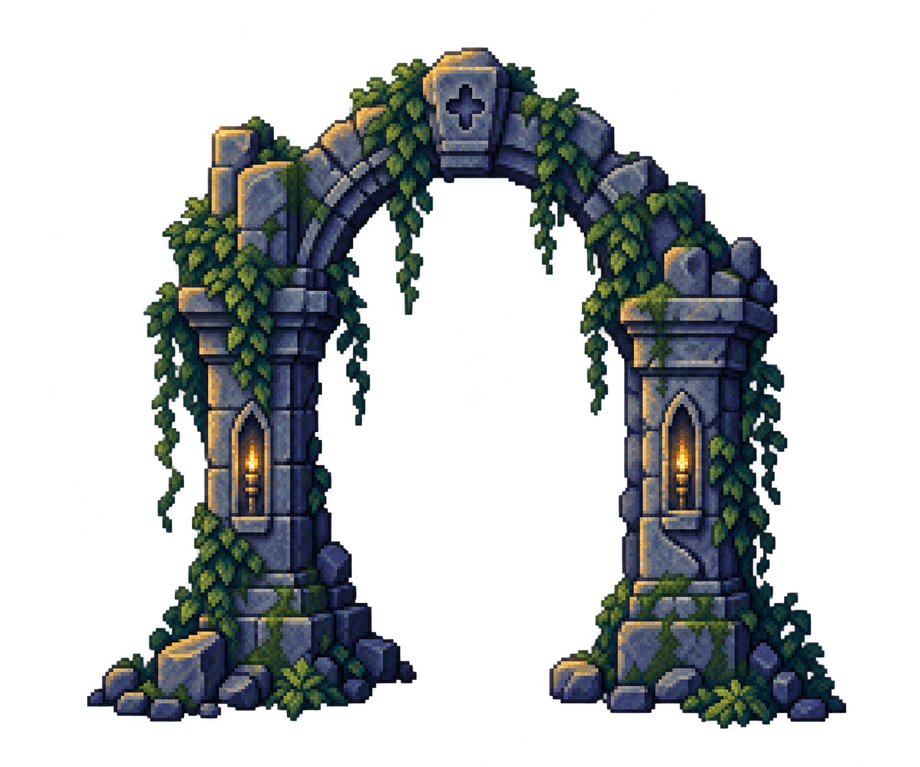
#> input picture assets/raw/arch.png, 920 x 767 px, shrunk from 1374 x 1145 before the run
$ python pixelize.py ../assets/raw/arch.png ../assets/raw/boss_moth.png
#> lines starting #> are read from the running program, lines starting #| are printed output that depends on the picture
"""Snap AI-generated 'pixel art' back onto its true pixel grid.

usage: pixelize.py in.png out.png [--opaque] [--size WIDTH | --h HEIGHT]
"""
import sys
import numpy as np
from PIL import Image


def edge_signal(rgb, axis):
    d = np.abs(np.diff(rgb, axis=axis)).sum(axis=2)
    return d.sum(axis=1 - axis)


def best_grid(sig):
    s = sig - sig.mean()
    n = len(s)
    ac = np.array([np.dot(s[:-l], s[l:]) / (n - l) for l in range(1, min(120, n // 3))])
    cand = [l for l in range(4, len(ac)) if ac[l - 1] > ac[l - 2] and ac[l - 1] >= ac[l]]
    if not cand:
        return None
    top = max(ac[l - 1] for l in cand)
    k0 = next(l for l in cand if ac[l - 1] > 0.5 * top)
    best = (-1, k0, 0)
    for k in np.arange(k0 - 1.0, k0 + 1.0, 0.02):
        for ph in np.arange(0, k, 0.5):
            idx = np.round(np.arange(ph, n - 1, k)).astype(int)
            idx = idx[idx < n]
            score = sig[idx].mean()
            if score > best[0]:
                best = (score, k, ph)
    return best[1], best[2]


def sample(img, kx, px, ky, py):
    h, w = img.shape[:2]
    xs = np.arange(px - kx, w, kx)
    ys = np.arange(py - ky, h, ky)
    out = np.zeros((len(ys) - 1, len(xs) - 1, img.shape[2]), np.uint8)
    for j in range(len(ys) - 1):
        for i in range(len(xs) - 1):
            x0, x1 = xs[i] + kx * 0.25, xs[i + 1] - kx * 0.25
            y0, y1 = ys[j] + ky * 0.25, ys[j + 1] - ky * 0.25
            x0, y0 = max(int(x0), 0), max(int(y0), 0)
            x1, y1 = min(max(int(x1), x0 + 1), w), min(max(int(y1), y0 + 1), h)
            if x0 >= w or y0 >= h:
                continue
            out[j, i] = np.median(img[y0:y1, x0:x1].reshape(-1, img.shape[2]), axis=0)
    return out


def main():
    src, dst = sys.argv[1], sys.argv[2]
    opaque = "--opaque" in sys.argv
    size = int(sys.argv[sys.argv.index("--size") + 1]) if "--size" in sys.argv else None
    tall = int(sys.argv[sys.argv.index("--h") + 1]) if "--h" in sys.argv else None
    im = Image.open(src).convert("RGBA")
#> im is the input picture: PIL image 920x767 RGBA; mean R, G, B, A 18, 22, 23, 83.1
    a = np.array(im)
    if not opaque:
        ys, xs = np.where(a[:, :, 3] > 40)
        a = a[max(ys.min() - 4, 0): ys.max() + 5, max(xs.min() - 4, 0): xs.max() + 5]
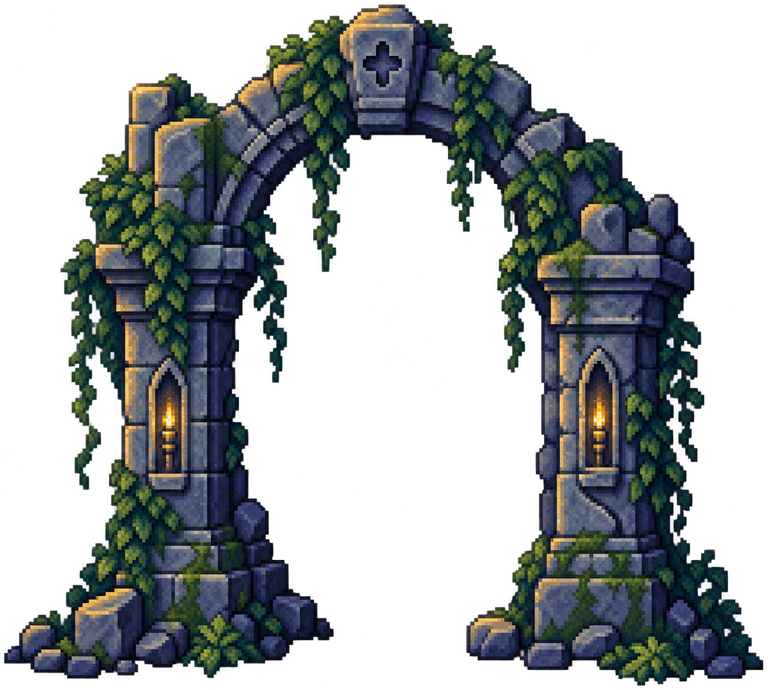
#> a: shape (690, 768, 4); mean R, G, B, A 24, 29.3, 30.6, 110.7; transparent parts drawn white
    rgb = a[:, :, :3].astype(np.int32)
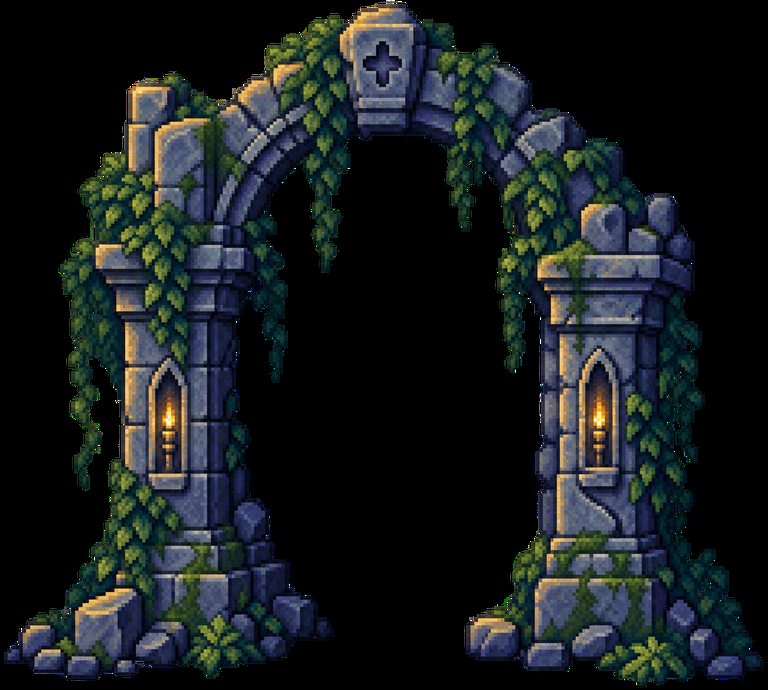
#> rgb: shape (690, 768, 3) int32; mean R, G, B 24, 29.3, 30.6
    gx, gy = best_grid(edge_signal(rgb, 1)), best_grid(edge_signal(rgb, 0))
#> in edge_signal, `d = np.abs(np.diff(rgb, axis=axis)).sum(axis=2)`:
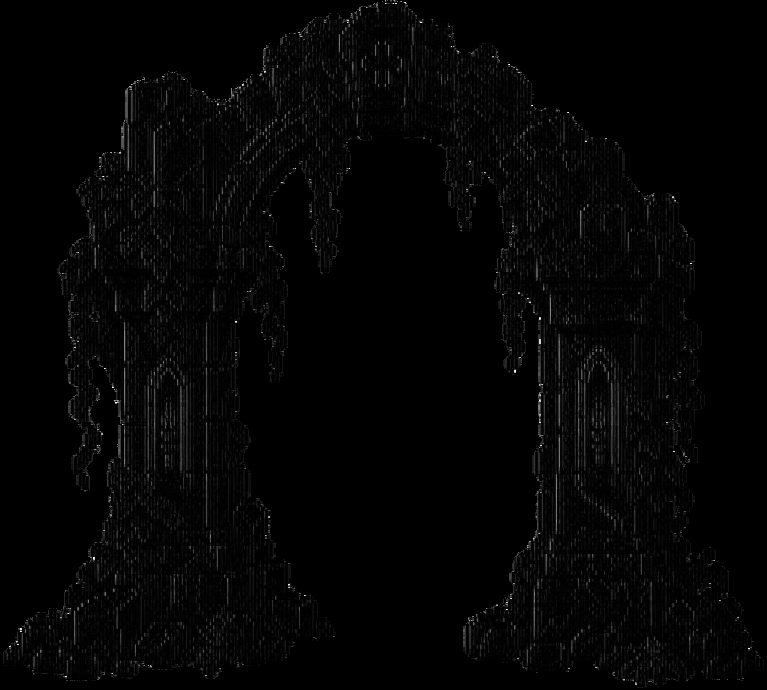
#> d: shape (690, 767) int64; min 0, max 765, mean 14; drawn with min black and max white
#> in best_grid, `s = sig - sig.mean()`: s = 767 values, max 58118.5 at index 124, min -9641.5 at index 0, mean 4.55e-13
#> in best_grid, `n = len(s)`: n = 767
#> in best_grid, `ac = np.array([np.dot(s[:-l], s[l:]) / (n - l) for l in range(1, min(1..`: ac = 119 values, max 54446401.6 at index 2, min -16202404.4 at index 116, mean 12345598
#> in best_grid, `cand = [l for l in range(4, len(ac)) if ac[l - 1] > ac[l - 2] and ac[l..`: cand = 35 values from 7 to 118
#> in best_grid, `top = max(ac[l - 1] for l in cand)`: top = 47414569.5
#> in best_grid, `k0 = next(l for l in cand if ac[l - 1] > 0.5 * top)`: k0 = 7
#> in best_grid, `best = (-1, k0, 0)`: best = (-1, 7, 0)
#> after the loop in best_grid, `for k in np.arange(k0 - 1.0, k0 + 1.0, 0.02):`: best = (12250.5, 6.58, 6)
#> call 2 of edge_signal, with axis = 0
#> in edge_signal (call 2), `d = np.abs(np.diff(rgb, axis=axis)).sum(axis=2)`:
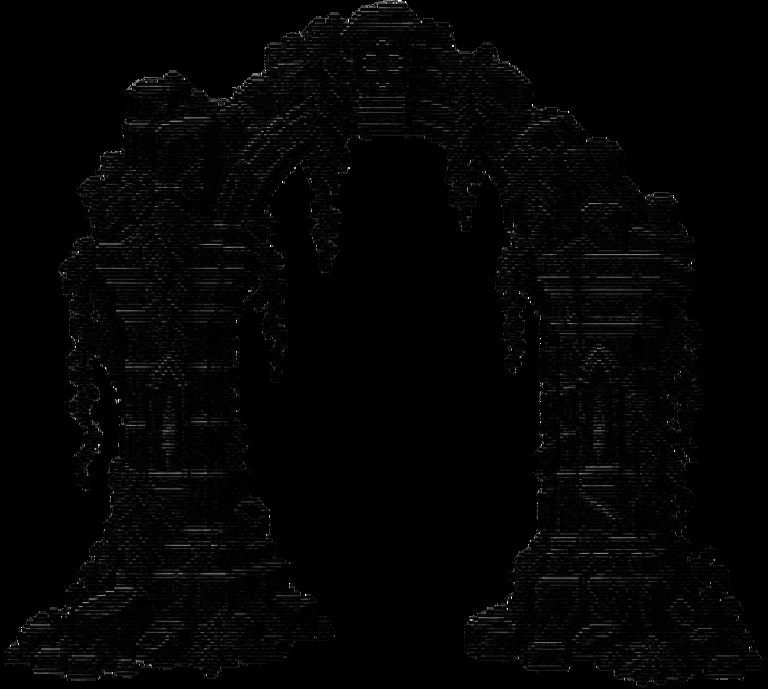
#> d: shape (689, 768) int64; min 0, max 765, mean 12.3; drawn with min black and max white
#> gx = (6.58, 6); gy = (3.6, 1)
    if size or tall or not gx or not gy:
        k = (a.shape[1] / size) if size else (a.shape[0] / tall) if tall else 16
        gx, gy = (k, 0), (k, 0)
    k = (gx[0] + gy[0]) / 2
#> k = 5.09
    out = sample(a, k, gx[1], k, gy[1])
#> after the loop in sample, `for j in range(len(ys) - 1):`:
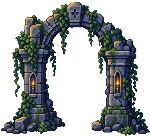
#> out: shape (136, 150, 4); mean R, G, B, A 23.7, 29.1, 30.6, 110.9; transparent parts drawn white
    if opaque:
        out[:, :, 3] = 255
    else:
        out[:, :, 3] = np.where(out[:, :, 3] > 110, 255, 0)
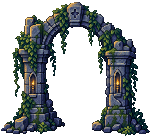
#> out: shape (136, 150, 4); mean R, G, B, A 23.7, 29.1, 30.6, 112.5; transparent parts drawn white
        ys, xs = np.where(out[:, :, 3] > 0)
#> ys = 9003 values from 2 to 135; xs = 9003 values, max 149 at index 8898, min 1 at index 8603, mean 74.38
        out = out[ys.min(): ys.max() + 1, xs.min(): xs.max() + 1]
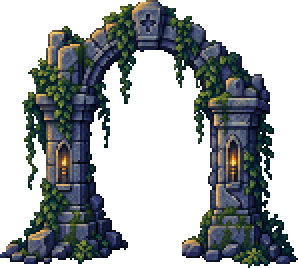
#> out: shape (134, 149, 4) (shown 2 times larger); mean R, G, B, A 24.2, 29.7, 31.2, 115; transparent parts drawn white
    Image.fromarray(out).save(dst)
    print(f"{dst}: block={k:.2f} -> {out.shape[1]}x{out.shape[0]}")
#| ../assets/raw/boss_moth.png: block=5.09 -> 149x134


if __name__ == "__main__":
    main()

$ run again, on assets/raw/brazier.png
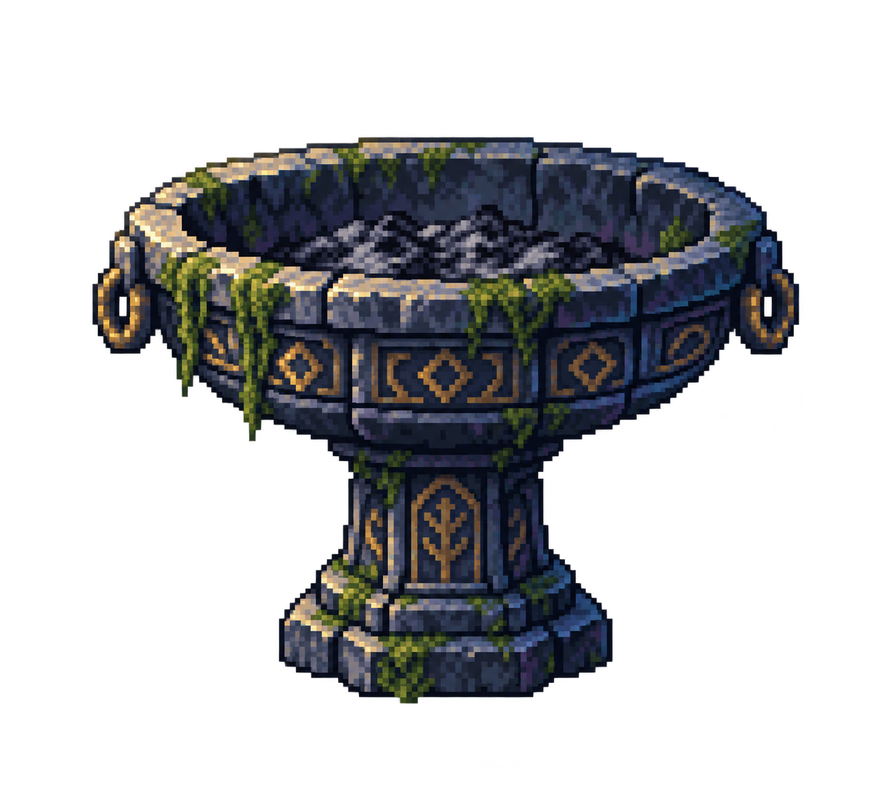
#> input picture assets/raw/brazier.png, 891 x 792 px, shrunk from 1330 x 1182 before the run
#> in main, im is the input picture: PIL image 891x792 RGBA; mean R, G, B, A 18.5, 19.4, 21.3, 83.9
#> s = 714 values, max 35793.3 at index 299, min -6696.7 at index 0, mean -4.89e-13
#> n = 714
#> ac = 119 values, max 27329167 at index 4, min -8907867.3 at index 2, mean 5497114.5
#> cand = 27 values from 5 to 115
#> top = 27329167
#> k0 = 5
#> in best_grid, `best = (-1, k0, 0)`: best = (-1, 5, 0)
#> after the loop in best_grid, `for k in np.arange(k0 - 1.0, k0 + 1.0, 0.02):`: best = (9647.6, 5.76, 5.5)
#> in edge_signal (call 2), `d = np.abs(np.diff(rgb, axis=axis)).sum(axis=2)`:
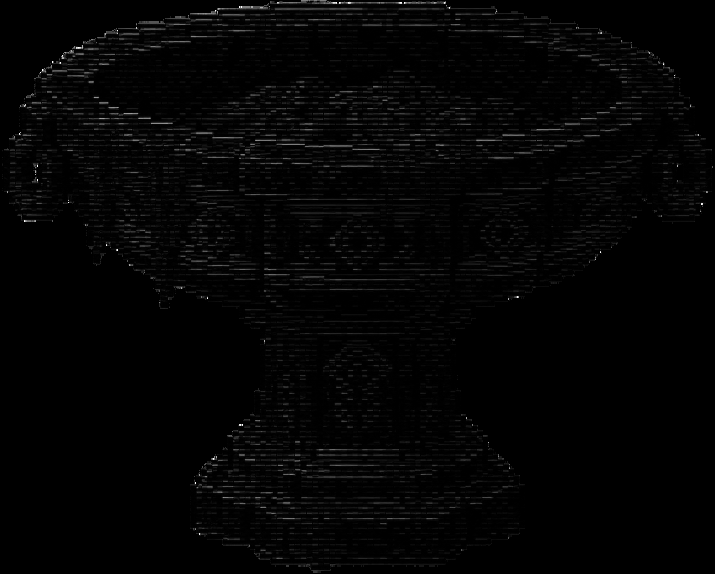
#> d: shape (574, 715) int64; min 0, max 765, mean 12.9; drawn with min black and max white
#> gx = (5.76, 5.5); gy = (5.32, 2)
#> k = 5.54
#> in main, `ys, xs = np.where(out[:, :, 3] > 0)`: ys = 7658 values from 1 to 103; xs = 7658 values, max 127 at index 2636, min 1 at index 2763, mean 64.11
#> in main, `out = out[ys.min(): ys.max() + 1, xs.min(): xs.max() + 1]`:
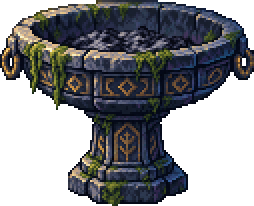
#> out: shape (103, 127, 4) (shown 2 times larger); mean R, G, B, A 31.9, 33.6, 37.1, 149.3; transparent parts drawn white
#| ../assets/raw/brazier.png: block=5.54 -> 127x103

$ run again, on assets/raw/bush.png
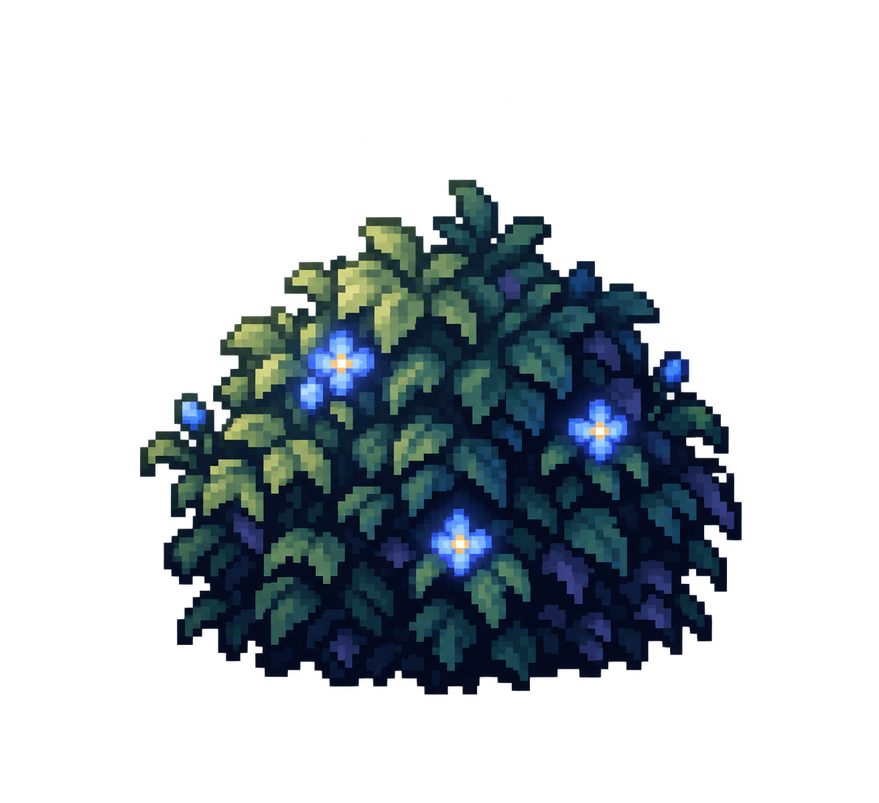
#> input picture assets/raw/bush.png, 879 x 803 px, shrunk from 1312 x 1199 before the run
#> in main, im is the input picture: PIL image 879x803 RGBA; mean R, G, B, A 9.8, 16.7, 21, 74.8
#> s = 609 values, max 24534.4 at index 201, min -4577.6 at index 0, mean -6.69e-13
#> n = 609
#> ac = 119 values, max 14070893.8 at index 6, min -5530924.5 at index 3, mean 1169470.4
#> cand = [7, 15, 22, 30, 37, 45, 52, 60, 67, 71, 74, 78, 82, 86, 89, 94, 97, 101, 104, 108, 111, 116]
#> top = 14070893.8
#> k0 = 7
#> in best_grid, `best = (-1, k0, 0)`: best = (-1, 7, 0)
#> after the loop in best_grid, `for k in np.arange(k0 - 1.0, k0 + 1.0, 0.02):`: best = (7756.5, 7.34, 2)
#> in edge_signal (call 2), `d = np.abs(np.diff(rgb, axis=axis)).sum(axis=2)`:
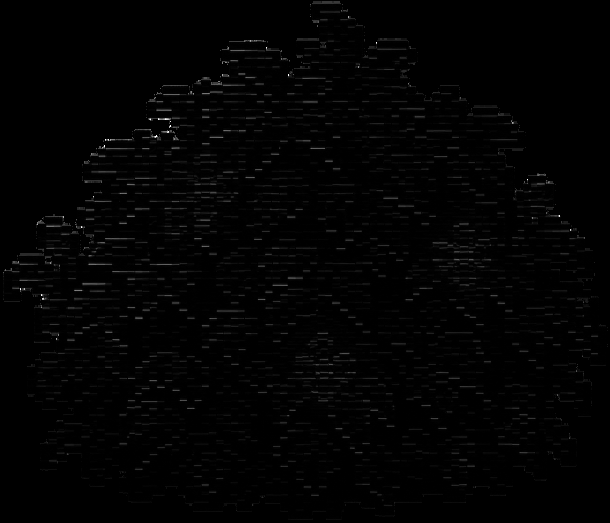
#> d: shape (523, 610) int64; min 0, max 765, mean 8.4; drawn with min black and max white
#> gx = (7.34, 2); gy = (7.7, 0.5)
#> k = 7.52
#> in main, `ys, xs = np.where(out[:, :, 3] > 0)`: ys = 3691 values from 2 to 69; xs = 3691 values, max 80 at index 2147, min 1 at index 1549, mean 41.69
#> in main, `out = out[ys.min(): ys.max() + 1, xs.min(): xs.max() + 1]`:
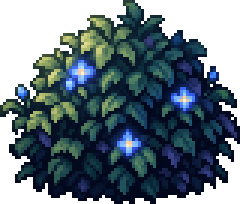
#> out: shape (68, 80, 4) (shown 3 times larger); mean R, G, B, A 22.2, 37.9, 47.8, 173; transparent parts drawn white
#| ../assets/raw/bush.png: block=7.52 -> 80x68

$ run again, on assets/raw/enemy_crawler.png
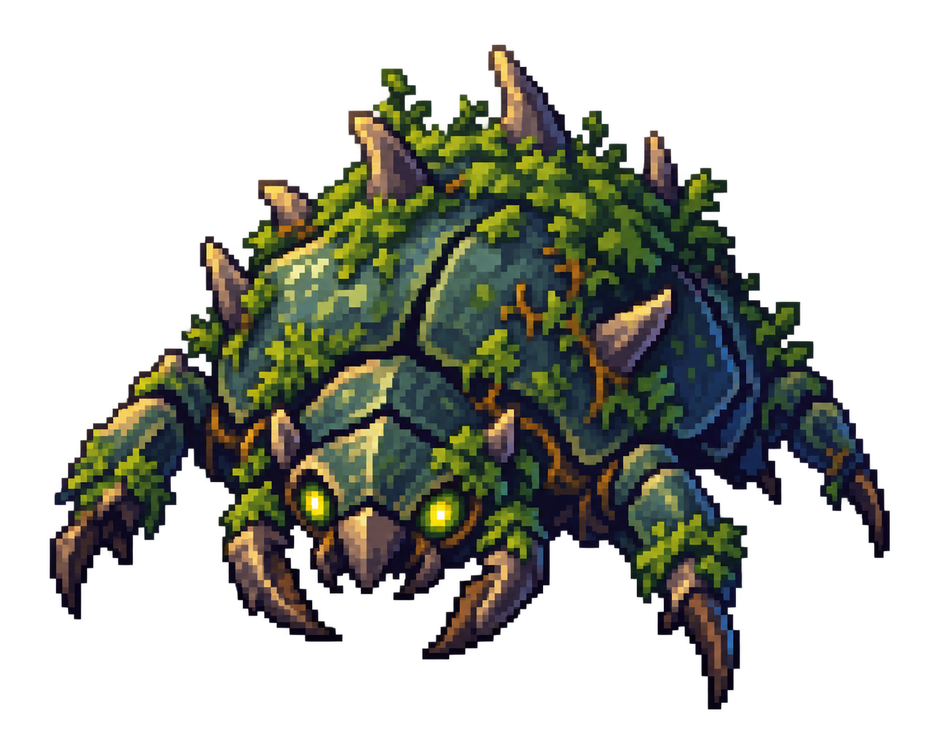
#> input picture assets/raw/enemy_crawler.png, 939 x 751 px, shrunk from 1402 x 1122 before the run
#> in main, im is the input picture: PIL image 939x751 RGBA; mean R, G, B, A 26.1, 28.2, 20.5, 100.3
#> s = 848 values, max 39528.8 at index 455, min -7146.2 at index 0, mean 6.86e-14
#> n = 848
#> ac = 119 values, max 36522069.5 at index 5, min -6784441.6 at index 2, mean 7171402
#> cand = [6, 12, 19, 25, 31, 37, 43, 49, 55, 59, 65, 71, 77, 83, 89, 95, 102, 108, 114]
#> top = 36522069.5
#> k0 = 6
#> in best_grid, `best = (-1, k0, 0)`: best = (-1, 6, 0)
#> after the loop in best_grid, `for k in np.arange(k0 - 1.0, k0 + 1.0, 0.02):`: best = (10131.6, 6.36, 3.5)
#> d: shape (673, 849) int64
#> gx = (6.36, 3.5); gy = (6.58, 0.5)
#> k = 6.47
#> in main, `ys, xs = np.where(out[:, :, 3] > 0)`: ys = 6689 values from 2 to 103; xs = 6689 values, max 130 at index 5496, min 1 at index 5787, mean 66.44
#> in main, `out = out[ys.min(): ys.max() + 1, xs.min(): xs.max() + 1]`:
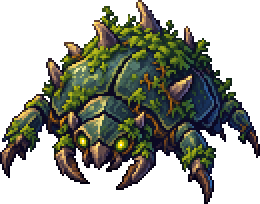
#> out: shape (102, 130, 4) (shown 2 times larger); mean R, G, B, A 32.7, 35.3, 25.8, 128.6; transparent parts drawn white
#| ../assets/raw/enemy_crawler.png: block=6.47 -> 130x102
